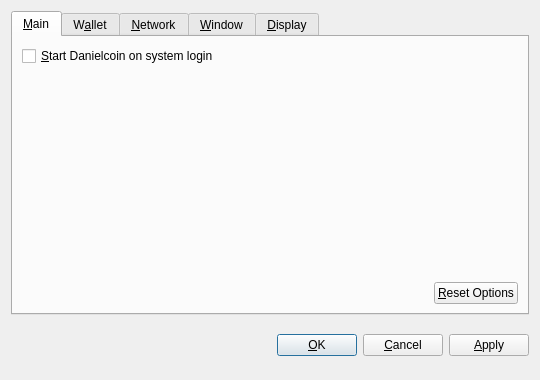
<?xml version="1.0" encoding="UTF-8"?>
<ui version="4.0">
 <class>OptionsDialog</class>
 <widget class="QDialog" name="OptionsDialog">
  <property name="geometry">
   <rect>
    <x>0</x>
    <y>0</y>
    <width>540</width>
    <height>380</height>
   </rect>
  </property>
  <property name="windowTitle">
   <string>Options</string>
  </property>
  <property name="modal">
   <bool>true</bool>
  </property>
  <layout class="QVBoxLayout" name="verticalLayout">
   <item>
    <widget class="QTabWidget" name="tabWidget">
     <property name="tabPosition">
      <enum>QTabWidget::North</enum>
     </property>
     <property name="currentIndex">
      <number>0</number>
     </property>
     <widget class="QWidget" name="tabMain">
      <attribute name="title">
       <string>&amp;Main</string>
      </attribute>
      <layout class="QVBoxLayout" name="verticalLayout_Main">
       <item>
        <widget class="QCheckBox" name="bitcoinAtStartup">
         <property name="toolTip">
          <string>Automatically start Danielcoin after logging in to the system.</string>
         </property>
         <property name="text">
          <string>&amp;Start Danielcoin on system login</string>
         </property>
        </widget>
       </item>
       <item>
        <spacer name="verticalSpacer_Main">
         <property name="orientation">
          <enum>Qt::Vertical</enum>
         </property>
         <property name="sizeHint" stdset="0">
          <size>
           <width>20</width>
           <height>40</height>
          </size>
         </property>
        </spacer>
       </item>
       <item>
        <layout class="QHBoxLayout" name="horizontalLayout_2_Main">
         <item>
          <spacer name="horizontalSpacer_2_Main">
           <property name="orientation">
            <enum>Qt::Horizontal</enum>
           </property>
           <property name="sizeHint" stdset="0">
            <size>
             <width>40</width>
             <height>20</height>
            </size>
           </property>
          </spacer>
         </item>
         <item>
          <widget class="QPushButton" name="resetButton">
           <property name="toolTip">
            <string>Reset all client options to default.</string>
           </property>
           <property name="text">
            <string>&amp;Reset Options</string>
           </property>
           <property name="autoDefault">
            <bool>false</bool>
           </property>
          </widget>
         </item>
        </layout>
       </item>
      </layout>
     </widget>
     <widget class="QWidget" name="tabWallet">
      <attribute name="title">
       <string>W&amp;allet</string>
      </attribute>
      <layout class="QVBoxLayout" name="verticalLayout_Network">
       <item>
        <widget class="QLabel" name="transactionFeeInfoLabel">
         <property name="text">
          <string>Optional transaction fee per kB that helps make sure your transactions are processed quickly. Most transactions are 1 kB.</string>
         </property>
         <property name="textFormat">
          <enum>Qt::PlainText</enum>
         </property>
         <property name="wordWrap">
          <bool>true</bool>
         </property>
        </widget>
       </item>
       <item>
        <layout class="QHBoxLayout" name="horizontalLayout_1_Main">
         <item>
          <widget class="QLabel" name="transactionFeeLabel">
           <property name="text">
            <string>Pay transaction &amp;fee</string>
           </property>
           <property name="textFormat">
            <enum>Qt::PlainText</enum>
           </property>
           <property name="buddy">
            <cstring>transactionFee</cstring>
           </property>
          </widget>
         </item>
         <item>
          <widget class="BitcoinAmountField" name="transactionFee"/>
         </item>
         <item>
          <spacer name="horizontalSpacer_1_Main">
           <property name="orientation">
            <enum>Qt::Horizontal</enum>
           </property>
           <property name="sizeHint" stdset="0">
            <size>
             <width>40</width>
             <height>20</height>
            </size>
           </property>
          </spacer>
         </item>
        </layout>
       </item>
       <item>
        <widget class="QLabel" name="label">
         <property name="text">
          <string>If you disable the spending of unconfirmed change, the change from a transaction cannot be used until that transaction has at least one confirmation. This also affects how your balance is computed.</string>
         </property>
         <property name="wordWrap">
          <bool>true</bool>
         </property>
        </widget>
       </item>
       <item>
        <widget class="QCheckBox" name="spendZeroConfChange">
         <property name="text">
          <string>Spend unconfirmed change  (experts only)</string>
         </property>
        </widget>
       </item>
       <item>
        <spacer name="verticalSpacer">
         <property name="orientation">
          <enum>Qt::Vertical</enum>
         </property>
         <property name="sizeHint" stdset="0">
          <size>
           <width>20</width>
           <height>40</height>
          </size>
         </property>
        </spacer>
       </item>
      </layout>
     </widget>
     <widget class="QWidget" name="tabNetwork">
      <attribute name="title">
       <string>&amp;Network</string>
      </attribute>
      <layout class="QVBoxLayout" name="verticalLayout_Network">
       <item>
        <widget class="QCheckBox" name="mapPortUpnp">
         <property name="toolTip">
          <string>Automatically open the Danielcoin client port on the router. This only works when your router supports UPnP and it is enabled.</string>
         </property>
         <property name="text">
          <string>Map port using &amp;UPnP</string>
         </property>
        </widget>
       </item>
       <item>
        <widget class="QCheckBox" name="connectSocks">
         <property name="toolTip">
          <string>Connect to the Danielcoin network through a SOCKS proxy (e.g. when connecting through Tor).</string>
         </property>
         <property name="text">
          <string>&amp;Connect through SOCKS proxy:</string>
         </property>
        </widget>
       </item>
       <item>
        <layout class="QHBoxLayout" name="horizontalLayout_Network">
         <item>
          <widget class="QLabel" name="proxyIpLabel">
           <property name="text">
            <string>Proxy &amp;IP:</string>
           </property>
           <property name="textFormat">
            <enum>Qt::PlainText</enum>
           </property>
           <property name="buddy">
            <cstring>proxyIp</cstring>
           </property>
          </widget>
         </item>
         <item>
          <widget class="QValidatedLineEdit" name="proxyIp">
           <property name="maximumSize">
            <size>
             <width>140</width>
             <height>16777215</height>
            </size>
           </property>
           <property name="toolTip">
            <string>IP address of the proxy (e.g. 127.0.0.1)</string>
           </property>
          </widget>
         </item>
         <item>
          <widget class="QLabel" name="proxyPortLabel">
           <property name="text">
            <string>&amp;Port:</string>
           </property>
           <property name="textFormat">
            <enum>Qt::PlainText</enum>
           </property>
           <property name="buddy">
            <cstring>proxyPort</cstring>
           </property>
          </widget>
         </item>
         <item>
          <widget class="QLineEdit" name="proxyPort">
           <property name="maximumSize">
            <size>
             <width>55</width>
             <height>16777215</height>
            </size>
           </property>
           <property name="toolTip">
            <string>Port of the proxy (e.g. 9050)</string>
           </property>
          </widget>
         </item>
         <item>
          <widget class="QLabel" name="socksVersionLabel">
           <property name="text">
            <string>SOCKS &amp;Version:</string>
           </property>
           <property name="textFormat">
            <enum>Qt::PlainText</enum>
           </property>
           <property name="buddy">
            <cstring>socksVersion</cstring>
           </property>
          </widget>
         </item>
         <item>
          <widget class="QValueComboBox" name="socksVersion">
           <property name="toolTip">
            <string>SOCKS version of the proxy (e.g. 5)</string>
           </property>
          </widget>
         </item>
         <item>
          <spacer name="horizontalSpacer_Network">
           <property name="orientation">
            <enum>Qt::Horizontal</enum>
           </property>
           <property name="sizeHint" stdset="0">
            <size>
             <width>40</width>
             <height>20</height>
            </size>
           </property>
          </spacer>
         </item>
        </layout>
       </item>
       <item>
        <spacer name="verticalSpacer_Network">
         <property name="orientation">
          <enum>Qt::Vertical</enum>
         </property>
         <property name="sizeHint" stdset="0">
          <size>
           <width>20</width>
           <height>40</height>
          </size>
         </property>
        </spacer>
       </item>
      </layout>
     </widget>
     <widget class="QWidget" name="tabWindow">
      <attribute name="title">
       <string>&amp;Window</string>
      </attribute>
      <layout class="QVBoxLayout" name="verticalLayout_Window">
       <item>
        <widget class="QCheckBox" name="minimizeToTray">
         <property name="toolTip">
          <string>Show only a tray icon after minimizing the window.</string>
         </property>
         <property name="text">
          <string>&amp;Minimize to the tray instead of the taskbar</string>
         </property>
        </widget>
       </item>
       <item>
        <widget class="QCheckBox" name="minimizeOnClose">
         <property name="toolTip">
          <string>Minimize instead of exit the application when the window is closed. When this option is enabled, the application will be closed only after selecting Quit in the menu.</string>
         </property>
         <property name="text">
          <string>M&amp;inimize on close</string>
         </property>
        </widget>
       </item>
       <item>
        <spacer name="verticalSpacer_Window">
         <property name="orientation">
          <enum>Qt::Vertical</enum>
         </property>
         <property name="sizeHint" stdset="0">
          <size>
           <width>20</width>
           <height>40</height>
          </size>
         </property>
        </spacer>
       </item>
      </layout>
     </widget>
     <widget class="QWidget" name="tabDisplay">
      <attribute name="title">
       <string>&amp;Display</string>
      </attribute>
      <layout class="QVBoxLayout" name="verticalLayout_Display">
       <item>
        <layout class="QHBoxLayout" name="horizontalLayout_1_Display">
         <item>
          <widget class="QLabel" name="langLabel">
           <property name="text">
            <string>User Interface &amp;language:</string>
           </property>
           <property name="textFormat">
            <enum>Qt::PlainText</enum>
           </property>
           <property name="buddy">
            <cstring>lang</cstring>
           </property>
          </widget>
         </item>
         <item>
          <widget class="QValueComboBox" name="lang">
           <property name="toolTip">
            <string>The user interface language can be set here. This setting will take effect after restarting Danielcoin.</string>
           </property>
          </widget>
         </item>
        </layout>
       </item>
       <item>
        <layout class="QHBoxLayout" name="horizontalLayout_2_Display">
         <item>
          <widget class="QLabel" name="unitLabel">
           <property name="text">
            <string>&amp;Unit to show amounts in:</string>
           </property>
           <property name="textFormat">
            <enum>Qt::PlainText</enum>
           </property>
           <property name="buddy">
            <cstring>unit</cstring>
           </property>
          </widget>
         </item>
         <item>
          <widget class="QValueComboBox" name="unit">
           <property name="toolTip">
            <string>Choose the default subdivision unit to show in the interface and when sending coins.</string>
           </property>
          </widget>
         </item>
        </layout>
       </item>
       <item>
        <widget class="QCheckBox" name="displayAddresses">
         <property name="toolTip">
          <string>Whether to show Danielcoin addresses in the transaction list or not.</string>
         </property>
         <property name="text">
          <string>&amp;Display addresses in transaction list</string>
         </property>
        </widget>
       </item>
       <item>
        <widget class="QCheckBox" name="coinControlFeatures">
         <property name="toolTip">
          <string>Whether to show coin control features or not.</string>
         </property>
         <property name="text">
          <string>Display coin &amp;control features (experts only!)</string>
         </property>
        </widget>
       </item>
       <item>
        <spacer name="verticalSpacer_Display">
         <property name="orientation">
          <enum>Qt::Vertical</enum>
         </property>
         <property name="sizeHint" stdset="0">
          <size>
           <width>20</width>
           <height>40</height>
          </size>
         </property>
        </spacer>
       </item>
      </layout>
     </widget>
    </widget>
   </item>
   <item>
    <layout class="QHBoxLayout" name="horizontalLayout_Buttons">
     <item>
      <spacer name="horizontalSpacer_1">
       <property name="orientation">
        <enum>Qt::Horizontal</enum>
       </property>
       <property name="sizeHint" stdset="0">
        <size>
         <width>40</width>
         <height>48</height>
        </size>
       </property>
      </spacer>
     </item>
     <item>
      <widget class="QLabel" name="statusLabel">
       <property name="font">
        <font>
         <weight>75</weight>
         <bold>true</bold>
        </font>
       </property>
       <property name="text">
        <string/>
       </property>
       <property name="textFormat">
        <enum>Qt::PlainText</enum>
       </property>
       <property name="wordWrap">
        <bool>true</bool>
       </property>
      </widget>
     </item>
     <item>
      <spacer name="horizontalSpacer_2">
       <property name="orientation">
        <enum>Qt::Horizontal</enum>
       </property>
       <property name="sizeHint" stdset="0">
        <size>
         <width>40</width>
         <height>48</height>
        </size>
       </property>
      </spacer>
     </item>
     <item>
      <widget class="QPushButton" name="okButton">
       <property name="text">
        <string>&amp;OK</string>
       </property>
      </widget>
     </item>
     <item>
      <widget class="QPushButton" name="cancelButton">
       <property name="text">
        <string>&amp;Cancel</string>
       </property>
       <property name="autoDefault">
        <bool>false</bool>
       </property>
      </widget>
     </item>
     <item>
      <widget class="QPushButton" name="applyButton">
       <property name="text">
        <string>&amp;Apply</string>
       </property>
       <property name="autoDefault">
        <bool>false</bool>
       </property>
      </widget>
     </item>
    </layout>
   </item>
  </layout>
 </widget>
 <customwidgets>
  <customwidget>
   <class>BitcoinAmountField</class>
   <extends>QSpinBox</extends>
   <header>bitcoinamountfield.h</header>
  </customwidget>
  <customwidget>
   <class>QValueComboBox</class>
   <extends>QComboBox</extends>
   <header>qvaluecombobox.h</header>
  </customwidget>
  <customwidget>
   <class>QValidatedLineEdit</class>
   <extends>QLineEdit</extends>
   <header>qvalidatedlineedit.h</header>
  </customwidget>
 </customwidgets>
 <resources/>
 <connections/>
</ui>
